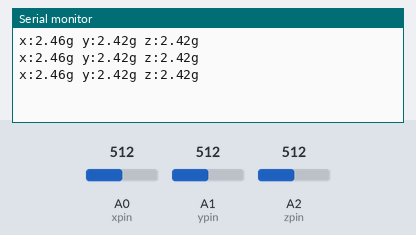
The sketch below on a simulated Arduino Uno, built with avr-gcc and run on an emulated ATmega328P. Parts: the last lines printed to the serial monitor. Inputs (shaded band) come from the test bench; at power-on: A0 (xpin) = 512, A1 (ypin) = 512, A2 (zpin) = 512.

Above: at 1.3 s.
1.4 s: A0 (xpin) set to 716
At 1.9 s:
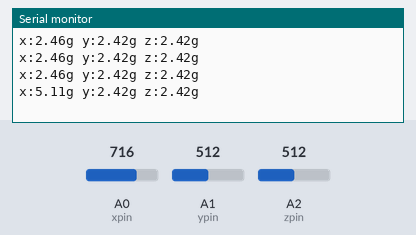
2.9 s: A1 (ypin) set to 716
At 3.4 s:
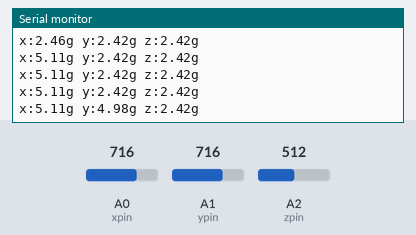
4.4 s: A2 (zpin) set to 716
At 4.9 s:
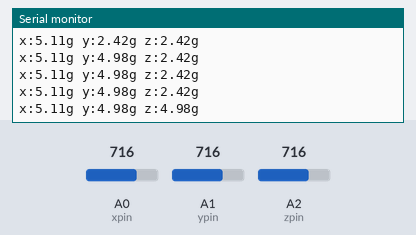
5.9 s: A0 (xpin) set to 900
At 6.4 s:
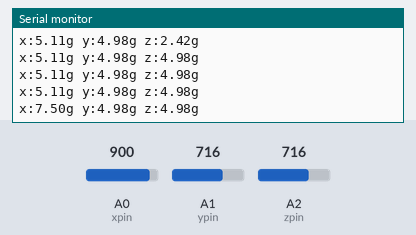
7.4 s: A1 (ypin) set to 900
At 7.9 s:
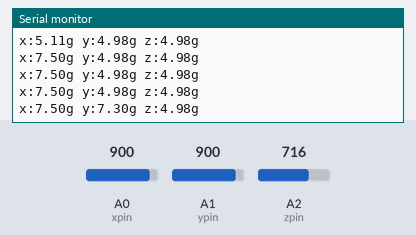
8.9 s: A2 (zpin) set to 900
At 9.4 s:
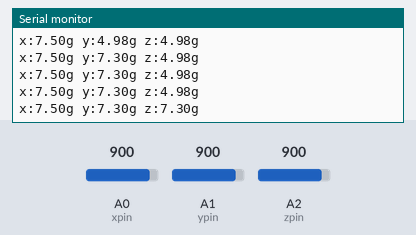
Timing chart, 0 to 11.4 s (numbered marks = the images above; inputs shaded):
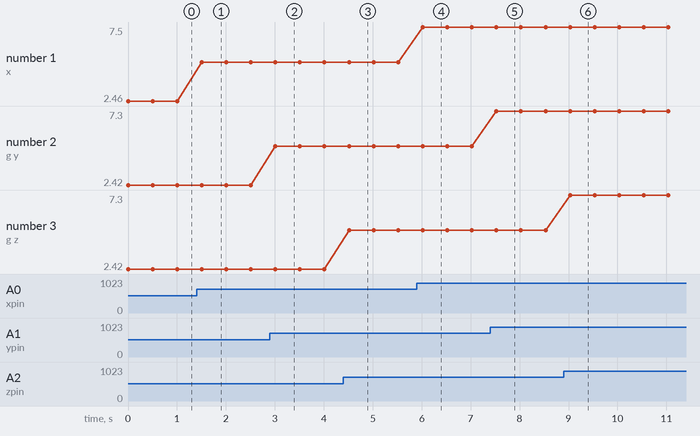

The sketch:

gyroscope.ino
```cpp
int xpin = A0;
int ypin = A1;
int zpin = A2;
int xval;
int yval;
int zval;
int samplesize = 10;
int count = 0;
boolean sitting = true;
void setup() {
  // put your setup code here, to run once:
  Serial.begin(9600);
}

void loop() {
  // put your main code here, to run repeatedly:
  xval = analogRead(xpin);
  int x = map(xval, 245, 399, -100, 100);
  float xfinal = (float)x / (100.00);
    Serial.print("x:");
    Serial.print(xfinal);
  //  Serial.print(xval);
    Serial.print("g ");

  yval = analogRead(ypin);
  int y = map(yval, 240, 399, -100, 100);
  float yfinal = (float)y / (100.00);
    Serial.print("y:");
  Serial.print(yfinal);
  //  Serial.print(yval);
    Serial.print("g ");

  zval = analogRead(zpin);
  int z = map(zval, 240, 399, -100, 100);
  float zfinal = (float)z / (100.00);
    Serial.print("z:");
    Serial.print(zfinal);
  //  Serial.print(zval);
    Serial.println("g ");

  if (sitting && yfinal < -0.7 && zfinal < 0.2) {
    sitting = false;
    Serial.println("stood up ");

    //      Serial.print(count);
  }
  if (sitting == false && yfinal > -0.3 && zfinal > 0.85) {
    sitting = true;
    Serial.println("sat down");
    count += 1;
    Serial.print("count:");
    Serial.println(count);
  }
  delay(500);
}
```

Measured:
- after the input at 1.4 s, the serial monitor: prints a new line after 0.11 s (image 1)
- after the input at 2.9 s, the serial monitor: prints a new line after 0.11 s (image 2)
- after the input at 4.4 s, the serial monitor: prints a new line after 0.12 s (image 3)
- after the input at 5.9 s, the serial monitor: prints a new line after 0.12 s (image 4)
- after the input at 7.4 s, the serial monitor: prints a new line after 0.13 s (image 5)
- after the input at 8.9 s, the serial monitor: prints a new line after 0.13 s (image 6)
- plotted number 1: 2.46 → 5.11 after the input at 1.4 s, 5.11 → 7.5 after the input at 5.9 s
- plotted number 2: 2.42 → 4.98 after the input at 2.9 s, 4.98 → 7.3 after the input at 7.4 s
